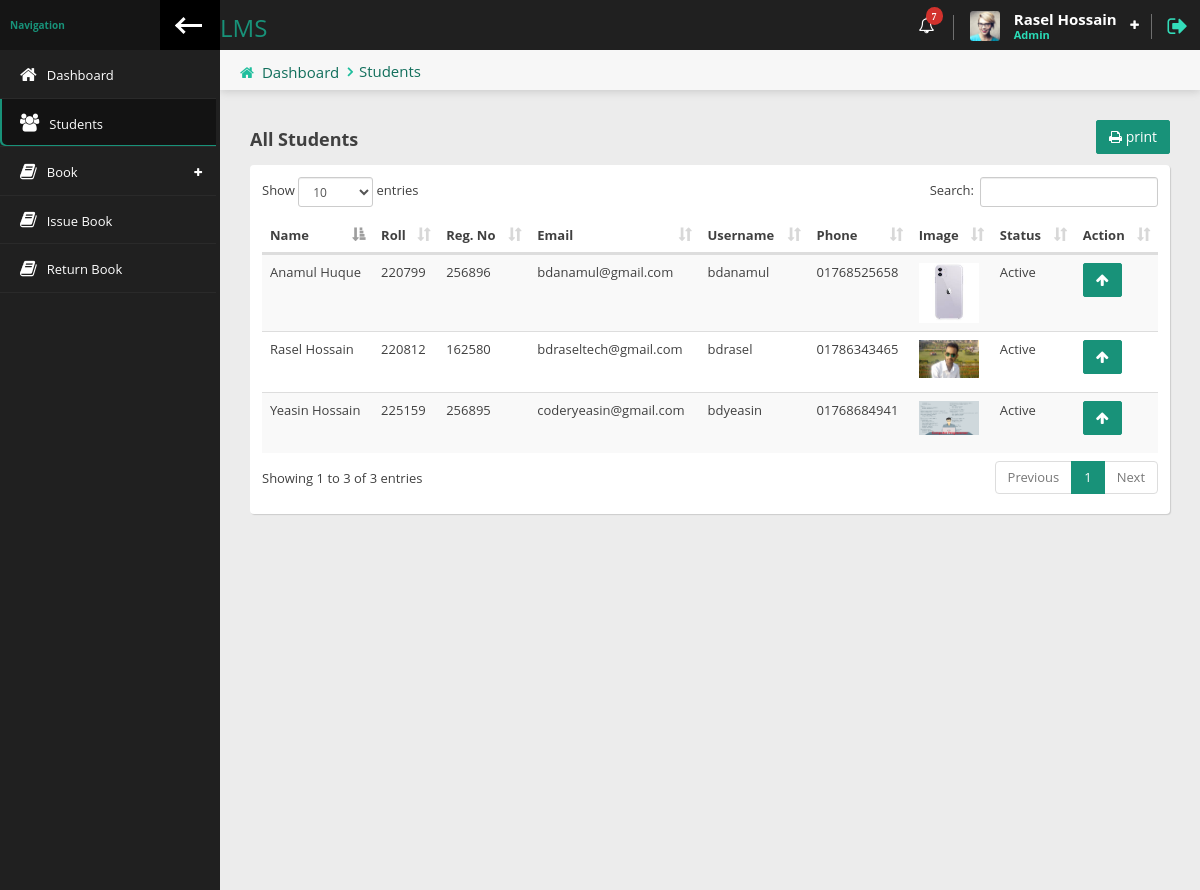
The app's page /librarian/students.php (signed in) with its own data.
### tables this page shows
CREATE TABLE `librarian` (
  `id` int(3) NOT NULL,
  `fname` varchar(50) NOT NULL,
  `lname` varchar(50) NOT NULL,
  `email` varchar(100) NOT NULL,
  `username` varchar(20) NOT NULL,
  `password` varchar(100) NOT NULL,
  `datetime` timestamp NOT NULL DEFAULT current_timestamp()
);

CREATE TABLE `students` (
  `id` int(5) NOT NULL,
  `fname` varchar(50) NOT NULL,
  `lname` varchar(50) NOT NULL,
  `roll` int(6) NOT NULL,
  `reg` int(6) NOT NULL,
  `email` varchar(50) NOT NULL,
  `username` varchar(50) NOT NULL,
  `password` varchar(100) NOT NULL,
  `status` tinyint(1) NOT NULL,
  `phone` varchar(20) NOT NULL,
  `image` varchar(50) DEFAULT NULL,
  `datetime` timestamp NOT NULL DEFAULT current_timestamp()
);

### librarian/students.php (the view)
<?php require_once('header.php');?>
            <div class="content-header">
                <div class="leftside-content-header">
                    <ul class="breadcrumbs">
                        <li><i class="fa fa-home" aria-hidden="true"></i><a href="index.php">Dashboard</a></li>
                        <li><a href="javascript:avoid(0)">Students</a></li>
                    </ul>
                </div>
            </div>
            <div class="row animated fadeInUp">
                <div class="col-sm-12">
                    <div class="pull-left"><h4 class="section-subtitle"><b>All Students</b></h4></div>
                <div>
                    <a href="print-student.php" target="_blank" class="btn btn-primary pull-right"><i class="fa fa-print"></i> print</a>
                </div>
                <div class="clearfix"></div>
                <div class="panel">
                    <div class="panel-content">
                        <div class="table-responsive">
                            <table id="basic-table" class="data-table table table-striped nowrap table-hover" cellspacing="0" width="100%">
                                <thead>
                                <tr>
                                    <th>Name</th>
                                    <th>Roll</th>
                                    <th>Reg. No</th>
                                    <th>Email</th>
                                    <th>Username</th>
                                    <th>Phone</th>
                                    <th>Image</th>
                                    <th>Status</th>
                                    <th>Action</th>
                                </tr>
                                </thead>
                                <tbody>
                                    <?php
                                        $result = "SELECT * FROM students";
                                        $query = mysqli_query($con, $result);
                                        while($row = mysqli_fetch_assoc($query)){
                                    ?>
                                    <tr>
                                        <td><?= $row['fname'] . ' ' . $row['lname']; ?></td>
                                        <td><?= $row['roll'];?></td>
                                        <td><?= $row['reg'];?></td>
                                        <td><?= $row['email'];?></td>
                                        <td><?= $row['username'];?></td>
                                        <td><?= $row['phone'];?></td>
                                        <td>
                                            <?php
                                                if($row['image']){ ?>
                                                    <img width="60" src="../images/students/<?= $row['image'];?>" alt="student">
                                                <?php }else{ ?>
                                                    <img width="60" src="../images/students/avatar.png" alt="avatar">
                                               <?php } ?>
                                        </td>
                                        <td><?= $row['status'] == 1 ? 'Active':'Inactive'  ?></td>
                                        <td>
                                            <?php
                                                if($row['status'] == 1){
                                                    ?>
                                                      <a href="status_inactive.php?id=<?= base64_encode($row['id']);?>" class="btn btn-primary"><i class="fa fa-arrow-up"></i></a>
                                                    <?php
                                                }else{
                                                     ?>
                                                    <a href="status_active.php?id=<?= base64_encode($row['id']);?>" class="btn btn-warning"><i class="fa fa-arrow-down"></i></a>
                                            <?php
                                                }
                                            ?>
                                        </td>
                                    </tr>
                                    <?php
                                        }
                                    ?>
                                </tbody>
                            </table>
                        </div>
                    </div>
                </div>
            </div>
            </div>
<?php require_once('footer.php');?>

### librarian/header.php (shortened to what this page needs)
<?php session_start();
require_once('../config.php');
    $page =  explode('/',$_SERVER['PHP_SELF']);
     $page = $page[count($page ) - 1 ];
    $lib_login = $_SESSION['lib_login'];
    $data = mysqli_query($con, "SELECT * FROM `librarian` WHERE `email`='$lib_login'");
    $result_data = mysqli_fetch_assoc($data);
?>
<!doctype html>
<html lang="en" class="fixed left-sidebar-top">
<head>
    <link href="../assets/vendor/pace/pace-theme-minimal.css" rel="stylesheet" />
    <link rel="stylesheet" href="../assets/vendor/bootstrap/css/bootstrap.css">
    <link rel="stylesheet" href="../assets/vendor/font-awesome/css/font-awesome.css">
    <link rel="stylesheet" href="../assets/vendor/animate.css/animate.css">
    <link rel="stylesheet" href="../assets/vendor/data-table/media/css/dataTables.bootstrap.min.css">
    <link rel="stylesheet" href="../assets/stylesheets/css/style.css">
    <link rel="stylesheet" href="../assets/stylesheets/css/main.css">
</head>
<body>
    <div class="wrap">
        <div class="page-header">
            <div class="leftside-header">
                <div class="logo">
                    <a href="index.php" class="on-click">
                       <h3>LMS</h3>
                    </a>
                </div>
            </div>
            <div class="rightside-header">
                <div class="header-section hidden-xs" id="notice-headerbox">
                    <div class="notice" id="alerts-notice">
                        <i class="fa fa-bell-o" aria-hidden="true"><span class="badge badge-xs badge-top-right x-danger">7</span></i>
                    </div>
                </div>
                <div class="header-section" id="user-headerbox">
                    <div class="user-header-wrap">
                        <div class="user-photo">
                            <img alt="profile photo" src="../assets/images/avatar/avatar_user.jpg" />
                        </div>
                        <div class="user-info">
                            <span class="user-name"><?= ucwords($result_data['fname']).' '.ucwords($result_data['lname']);?></span>
                            <span class="user-profile">Admin</span>
                        </div>
                        <i class="fa fa-plus icon-open" aria-hidden="true"></i>
                    </div>
                </div>
                <div class="header-section">
                    <a href="logout.php" data-toggle="tooltip" data-placement="left" title="Logout"><i class="fa fa-sign-out log-out" aria-hidden="true"></i></a>
                </div>
            </div>
        </div>
        <div class="page-body">
            <div class="left-sidebar">
                <div class="left-sidebar-header">
                    <div class="left-sidebar-title">Navigation</div>
                    <div class="left-sidebar-toggle c-hamburger c-hamburger--htla hidden-xs" data-toggle-class="left-sidebar-collapsed" data-target="html">
                        <span></span>
                    </div>
                </div>
                <div id="left-nav" class="nano">
                    <div class="nano-content">
                        <nav>
                            <ul class="nav nav-left-lines" id="main-nav">
                                <li class="<?= $page == 'index.php' ? 'active-item' : ''?>"><a href="index.php"><i class="fa fa-home" aria-hidden="true"></i><span>Dashboard</span></a></li>
                                <li class="<?= $page == 'students.php' ? 'active-item' : ''?>"><a href="students.php"><i class="fa fa-users" aria-hidden="true"></i><span>Students</span></a></li>
                                <li class="has-child-item close-item <?= $page == 'add-book.php' ? 'open-item' : ''?> <?= $page == 'manage-book.php' ? 'open-item' : ''?>">
                                    <a><i class="fa fa-book" aria-hidden="true"></i><span>Book</span> </a>
                                </li>
                                 <li class="<?= $page == 'issue-book.php' ? 'active-item' : ''?>"><a href="issue-book.php"><i class="fa fa-book" aria-hidden="true"></i><span>Issue Book</span></a></li>
                                 <li class="<?= $page == 'return-book.php' ? 'active-item' : ''?>"><a href="return-book.php"><i class="fa fa-book" aria-hidden="true"></i><span>Return Book</span></a></li>
                            </ul>
                        </nav>
                    </div>
                </div>
            </div>
            <div class="content">

### records on screen
librarian: fname "Rasel", lname "Hossain"
students: fname "Rasel", lname "Hossain", roll "220812", reg "162580", email "bdraseltech@gmail.com", username "bdrasel", phone "01786343465", image (picture), status "Active"
students: fname "Yeasin", lname "Hossain", roll "225159", reg "256895", email "coderyeasin@gmail.com", username "bdyeasin", phone "01768684941", image (picture), status "Active"
students: fname "Anamul", lname "Huque", roll "220799", reg "256896", email "bdanamul@gmail.com", username "bdanamul", phone "01768525658", image (picture), status "Active"
